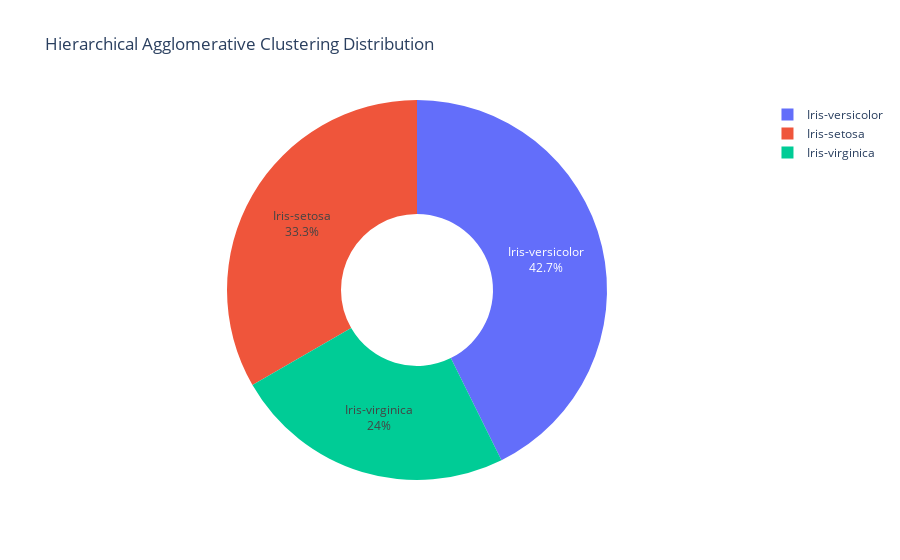

Notebook code cell kept with this figure:
### Code cell
pie_data = df_final['hc_cluster'].value_counts()
pie_labels = pie_data.index
pie_values = pie_data.values

pie_fig = go.Figure(data=[go.Pie(labels=pie_labels, values=pie_values)])
pie_fig.update_traces(textinfo='percent+label', hole=0.4)
pie_fig.update_layout(title='Hierarchical Agglomerative Clustering Distribution')
pie_fig.show()

### Figure 1 — Plotly figure (JSON) as saved in the notebook; plotly's stock layout.template omitted (floating-point values rounded to 4 significant figures)
{"data": [{"hole": 0.4, "labels": ["Iris-versicolor", "Iris-setosa", "Iris-virginica"], "textinfo": "percent+label", "type": "pie", "values": [64, 50, 36]}], "layout": {"title": {"text": "Hierarchical Agglomerative Clustering Distribution"}}}
